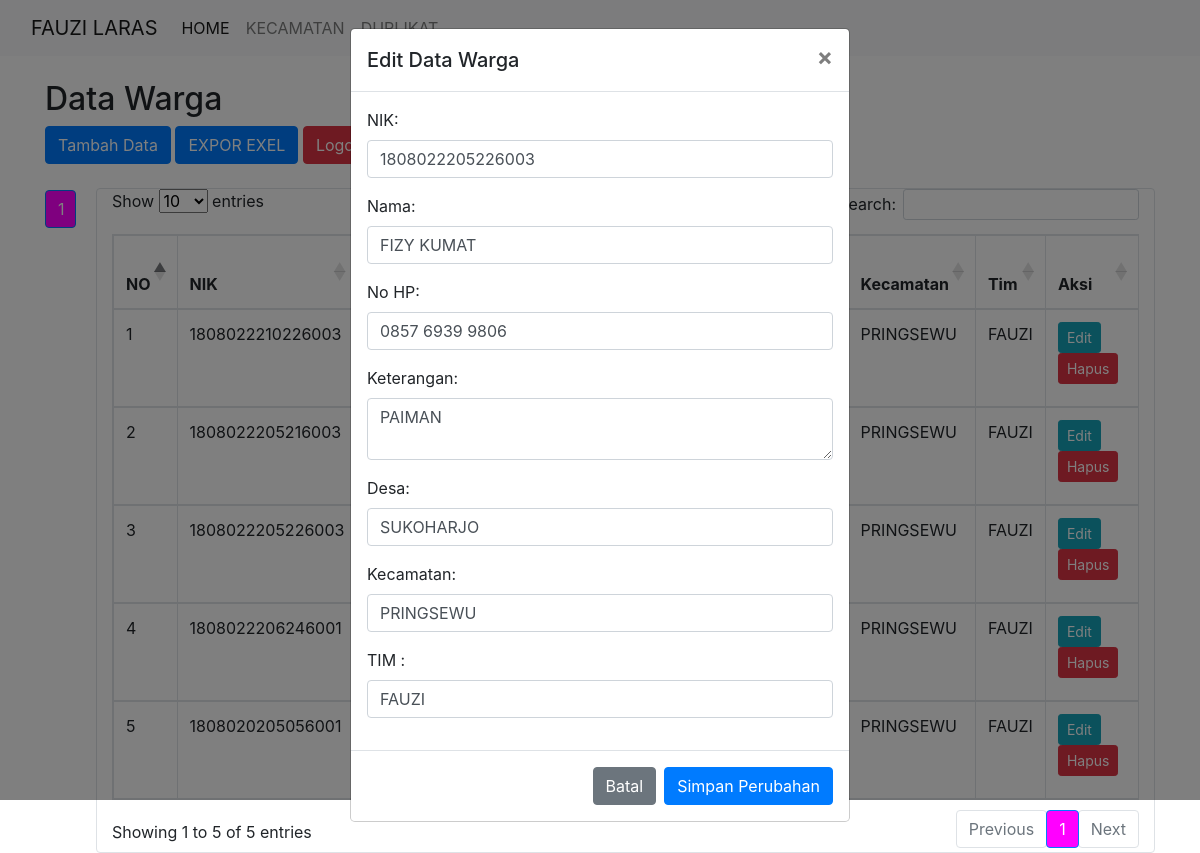
Screenshot of /data.php?edit_id=3 (signed in) with the database file from the repository.
### tables this page shows
CREATE TABLE `data_warga` (
  `id` int(11) NOT NULL,
  `nik` varchar(20) NOT NULL,
  `nama` varchar(100) NOT NULL,
  `keterangan` text NOT NULL,
  `no_hp` varchar(100) NOT NULL,
  `desa` varchar(50) NOT NULL,
  `kecamatan` varchar(50) NOT NULL,
  `tim` varchar(100) NOT NULL
);

### data.php (the view, shortened to what this page needs)
<!DOCTYPE html>
<html lang="en">
<head>
    <link href="css/bootstrap.min.css" rel="stylesheet">
    <link rel="stylesheet" type="text/css" href="css/dataTables.bootstrap5.min.css">
</head>
<body>
<?php
include 'menu.php'; ?>
<div class="container">
    <h2 class="mt-4">Data Warga</h2>
    <?php
    include 'koneksi.php';
    if (isset($_GET['edit_id'])) {
        $edit_id = $_GET['edit_id'];
        $query = "SELECT * FROM data_warga WHERE id = ?";
        $stmt = mysqli_prepare($conn, $query);
        mysqli_stmt_bind_param($stmt, "i", $edit_id);
        mysqli_stmt_execute($stmt);
        $result = mysqli_stmt_get_result($stmt);
        $data = mysqli_fetch_assoc($result);
    }
    $limit = 1000;
    $page = isset($_GET['page']) ? (int)$_GET['page'] : 1;
    $offset = ($page - 1) * $limit;
    $result_count = mysqli_query($conn, "SELECT COUNT(*) as total FROM data_warga");
    $total_data = mysqli_fetch_assoc($result_count)['total'];
    $total_pages = ceil($total_data / $limit);
    $query = "SELECT * FROM data_warga LIMIT ? OFFSET ?";
    $stmt = mysqli_prepare($conn, $query);
    mysqli_stmt_bind_param($stmt, "ii", $limit, $offset);
    mysqli_stmt_execute($stmt);
    $result = mysqli_stmt_get_result($stmt);
    ?>
    <button type="button" class="btn btn-primary mb-4" data-toggle="modal" data-target="#inputModal">
        Tambah Data
    </button> <a href="data_kecamatan.php" class="btn btn-primary mb-4" >EXPOR EXEL</a>
 <a href="logout.php" class="btn btn-danger mb-4" >Logout</a>
<div class="d-flex">
    <nav class="pagination-container">
        <ul class="pagination flex-column">
            <?php for ($i = 1; $i <= $total_pages; $i++): ?>
                <li class="page-item <?= ($i === $page) ? 'active' : '' ?>">
                    <a class="page-link" href="?page=<?= $i ?>"><?= $i ?></a>
                </li>
            <?php endfor; ?>
        </ul>
    </nav>
    <div class="container p-12 border rounded">
        <table class="table table-bordered">
            <thead>
                <tr>
                    <th>NO</th>
                    <th>NIK</th>
                    <th>Nama</th>
                    <th>No HP</th>
                    <th>Keterangan</th>
                    <th>Desa</th>
                    <th>Kecamatan</th>
                    <th>Tim</th>
                    <th>Aksi</th>
                </tr>
            </thead>
            <tbody>
                <?php
                $no = 1;
                while ($row = mysqli_fetch_assoc($result)) {
                    echo "<tr>
                    <td>{$no}</td>
                        <td>{$row['nik']}</td>
                        <td>{$row['nama']}</td>
                        <td>{$row['no_hp']}</td>
                        <td>{$row['keterangan']}</td>
                        <td>{$row['desa']}</td>
                        <td>{$row['kecamatan']}</td>
                        <td>{$row['tim']}</td>
                        <td>";
                        ?>
                        <?php if ($_SESSION['role'] === 'admin'):
                            echo " <a href='?edit_id={$row['id']}' class='btn btn-info btn-sm'>Edit</a>
                            <a href='prosesdata.php?action=delete&id={$row['id']}' class='btn btn-danger btn-sm' onclick='return confirm(\"Apakah Anda yakin ingin menghapus data ini?\")'>Hapus</a>
                            "; ?>
                        <?php else:
                            echo " <a href='?edit_id={$row['id']}' class='btn btn-info btn-sm'>Edit</a> "; ?>
                      <?php endif; ?>
                        </td>
                    </tr>
                <?php
                     $no++;
                }
                ?>
            </tbody>
        </table>
    </div>
</div>
    <?php if (isset($data)): ?>
    <div class="modal fade" id="editModal" tabindex="-1" role="dialog" aria-labelledby="editModalLabel" aria-hidden="true">
        <div class="modal-dialog" role="document">
            <div class="modal-content">
                <form action="prosesdata.php" method="POST">
                    <div class="modal-header">
                        <h5 class="modal-title" id="editModalLabel">Edit Data Warga</h5>
                        <button type="button" class="close" data-dismiss="modal" aria-label="Close">
                            <span aria-hidden="true">&times;</span>
                        </button>
                    </div>
                    <div class="modal-body">
                        <div class="form-group">
                            <label>NIK:</label>
                            <input type="text" class="form-control" name="nik" style="text-transform: uppercase;" value="<?php echo $data['nik']; ?>" required>
                        </div>
                        <div class="form-group">
                            <label>Nama:</label>
                            <input type="text" class="form-control" name="nama" style="text-transform: uppercase;" value="<?php echo $data['nama']; ?>" required>
                        </div>
                        <div class="form-group">
                            <label>No HP:</label>
                            <input type="text" class="form-control" name="no_hp" style="text-transform: uppercase;" value="<?php echo $data['no_hp']; ?>" required>
                        </div>
                        <div class="form-group">
                            <label>Keterangan:</label>
                            <textarea class="form-control" name="keterangan" style="text-transform: uppercase;" required><?php echo $data['keterangan']; ?></textarea>
                        </div>
                        <div class="form-group">
                            <label>Desa:</label>
                            <input type="text" class="form-control" name="desa" style="text-transform: uppercase;" value="<?php echo $data['desa']; ?>" required>
                        </div>
                        <div class="form-group">
                            <label>Kecamatan:</label>
                            <input type="text" class="form-control" name="kecamatan" style="text-transform: uppercase;" value="<?php echo $data['kecamatan']; ?>" required>
                        </div>
                        <div class="form-group">
                        <label>TIM :</label>
                        <input type="text" class="form-control" name="tim" value="<?php echo $data['tim']; ?>" style="text-transform: uppercase;" required>
                    </div>
                    </div>
                    <div class="modal-footer">
                        <button type="button" class="btn btn-secondary" data-dismiss="modal">Batal</button>
                        <button type="submit" class="btn btn-primary">Simpan Perubahan</button>
                    </div>
                </form>
            </div>
        </div>
    </div>
    <?php endif; ?>
</div>
</body>
</html>

### data.php (style rules this page uses)
.pagination-container { max-height: 400px; overflow-y: auto; margin-right: 20px; }
.pagination .page-item { margin: 2px 0; }
.pagination .page-item.active .page-link { background-color: magenta; color: white; }
.pagination .page-link { display: block; padding: 8px 12px; text-align: center; background-color: #f0f0f0; border: 1px solid #ddd; border-radius: 4px; color: black; text-decoration: none; }

### rows the page displays
data_warga: nik "1808022210226003", kecamatan "PRINGSEWU", tim "FAUZI"
data_warga: nik "1808022205216003", kecamatan "PRINGSEWU", tim "FAUZI"
data_warga: nik "1808022205226003", kecamatan "PRINGSEWU", tim "FAUZI", nama "FIZY KUMAT", no_hp "0857 6939 9806", keterangan "PAIMAN", desa "SUKOHARJO"
data_warga: nik "1808022206246001", kecamatan "PRINGSEWU", tim "FAUZI"
data_warga: nik "1808020205056001", kecamatan "PRINGSEWU", tim "FAUZI"
